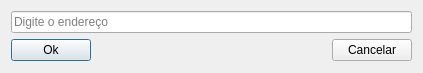
<?xml version="1.0" encoding="UTF-8"?>
<ui version="4.0">
 <class>DialogEditAddr</class>
 <widget class="QDialog" name="DialogEditAddr">
  <property name="geometry">
   <rect>
    <x>0</x>
    <y>0</y>
    <width>423</width>
    <height>73</height>
   </rect>
  </property>
  <property name="sizePolicy">
   <sizepolicy hsizetype="Preferred" vsizetype="Fixed">
    <horstretch>0</horstretch>
    <verstretch>0</verstretch>
   </sizepolicy>
  </property>
  <property name="windowTitle">
   <string>Endereço</string>
  </property>
  <layout class="QGridLayout" name="gridLayout">
   <item row="1" column="0" alignment="Qt::AlignLeft">
    <widget class="QPushButton" name="pushButton">
     <property name="text">
      <string>Ok</string>
     </property>
    </widget>
   </item>
   <item row="1" column="1" alignment="Qt::AlignRight">
    <widget class="QPushButton" name="pushButton_2">
     <property name="text">
      <string>Cancelar</string>
     </property>
    </widget>
   </item>
   <item row="0" column="0" colspan="2">
    <widget class="QLineEdit" name="lineEdit">
     <property name="placeholderText">
      <string>Digite o endereço</string>
     </property>
    </widget>
   </item>
  </layout>
 </widget>
 <resources/>
 <connections>
  <connection>
   <sender>pushButton_2</sender>
   <signal>clicked(bool)</signal>
   <receiver>DialogEditAddr</receiver>
   <slot>reject()</slot>
   <hints>
    <hint type="sourcelabel">
     <x>339</x>
     <y>58</y>
    </hint>
    <hint type="destinationlabel">
     <x>306</x>
     <y>-1</y>
    </hint>
   </hints>
  </connection>
 </connections>
</ui>
